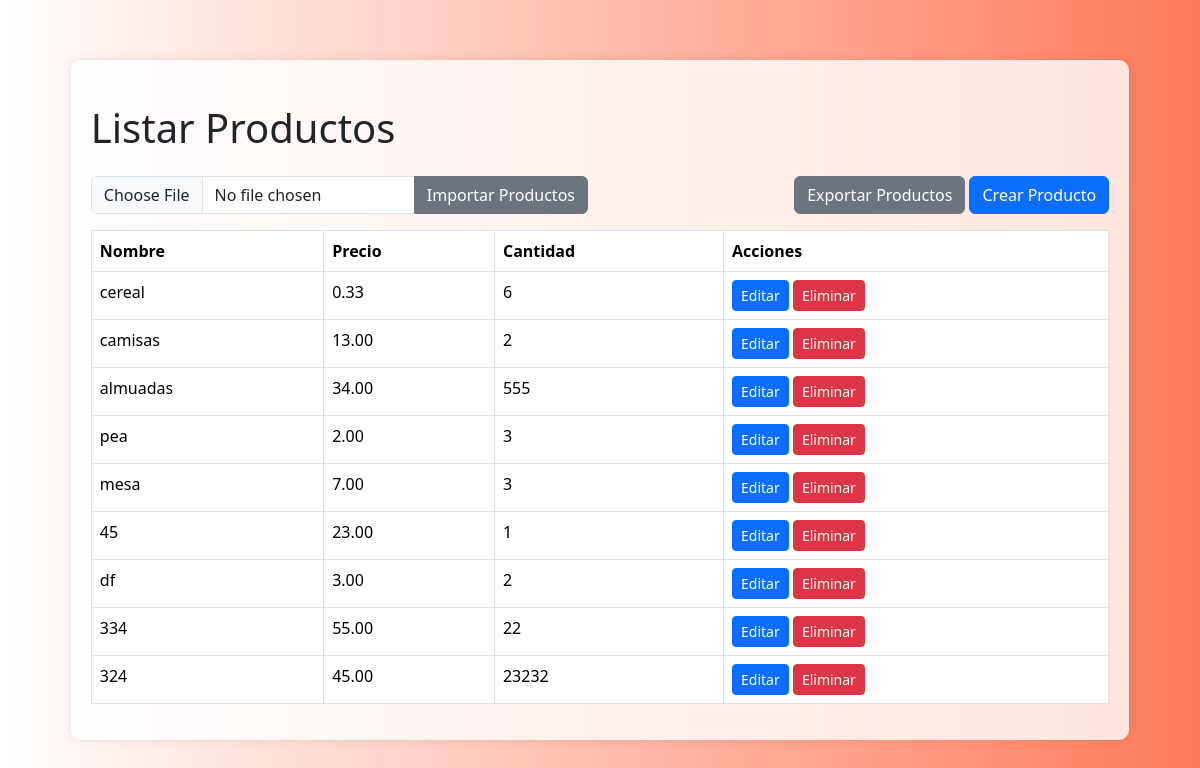
The page / on the database its author committed.
### productos/models.py (models this page shows, shortened)
class Producto(models.Model): # se crea una clase que hereda de models.Model
    nombre = models.CharField(max_length=100) # se crea un atributo nombre de tipo CharField
    precio = models.DecimalField(max_digits=10, decimal_places=2) # se crea un atributo precio de tipo DecimalField
    cantidad = models.IntegerField() # se crea un atributo cantidad de tipo IntegerField

### productos/views.py (the view)
# urls.py: path('', views.listar_productos, name='listar_productos'),
def listar_productos(request):
    productos = Producto.objects.all()
    return render(request, 'listar.html', {'productos': productos})

### productos/templates/listar.html (shortened to what this page needs)
{% extends "base.html" %}
{% block content %}
<div class="container">
    <h1 class="my-4">Listar Productos</h1>
    <div class="row mb-3">
        <div class="col-md-6">
            <form action="{% url 'importar_productos_csv' %}" method="post" enctype="multipart/form-data">
                <div class="input-group">
                    <input type="file" name="archivo_csv" accept=".csv" required class="form-control" id="archivo_csv">
                    <button type="submit" class="btn btn-secondary">Importar Productos</button>
                </div>
            </form>
        </div>
        <div class="col-md-6 text-md-end mt-2 mt-md-0">
            <a href="{% url 'exportar_productos_csv' %}" class="btn btn-secondary">Exportar Productos</a>
            <a href="{% url 'crear_producto' %}" class="btn btn-primary">Crear Producto</a>
        </div>
    </div>
    <div class="row">
        <div class="col-12">
            <div class="table-responsive">
                <table class="table table-hover table-bordered">
                    <thead>
                        <tr>
                            <th>Nombre</th>
                            <th>Precio</th>
                            <th>Cantidad</th>
                            <th>Acciones</th>
                        </tr>
                    </thead>
                    <tbody>
                        {% for producto in productos %}
                        <tr>
                            <td>{{ producto.nombre }}</td>
                            <td>{{ producto.precio }}</td>
                            <td>{{ producto.cantidad }}</td>
                            <td>
                                <a href="#" class="btn btn-sm btn-primary" data-bs-toggle="modal" data-bs-target="#editarModal{{ producto.pk }}">
                                     Editar
                                </a>
                                <a href="#" class="btn btn-sm btn-danger" data-bs-toggle="modal" data-bs-target="#eliminarModal{{ producto.pk }}">
                                     Eliminar
                                </a>
                            </td>
                        </tr>
                        {% endfor %}
                    </tbody>
                </table>
            </div>
        </div>
    </div>
</div>
{% endblock %}

### productos/templates/base.html (shortened to what this page needs)
<!DOCTYPE html>
<html lang="es">
<head>
    <link href="https://cdn.jsdelivr.net/npm/bootstrap@5.3.3/dist/css/bootstrap.min.css" rel="stylesheet">
</head>
<body>
    <div class="container-fluid">
        {% block content %}
        {% endblock %}
    </div>
</body>
</html>

### productos/templates/listar.html (style rules this page uses)
html { height: 100%; }
body { background-image: linear-gradient(to right, #FFFFFF, rgb(255, 122, 89)); height: 100%; margin: 0; display: flex; justify-content: center; align-items: center; }
.container { background: rgba(255, 255, 255, 0.8); padding: 20px; border-radius: 10px; box-shadow: 0 0 10px rgba(0, 0, 0, 0.1); width: 90%; max-width: 1200px; }
.table thead { background-color: #f8f9fa; }

### rows shown on the page
Producto: nombre "cereal", precio "0.33", cantidad "6"
Producto: nombre "camisas", precio "13.00", cantidad "2"
Producto: nombre "almuadas", precio "34.00", cantidad "555"
Producto: nombre "pea", precio "2.00", cantidad "3"
Producto: nombre "mesa", precio "7.00", cantidad "3"
Producto: nombre "45", precio "23.00", cantidad "1"
Producto: nombre "df", precio "3.00", cantidad "2"
Producto: nombre "334", precio "55.00", cantidad "22"
Producto: nombre "324", precio "45.00", cantidad "23232"
